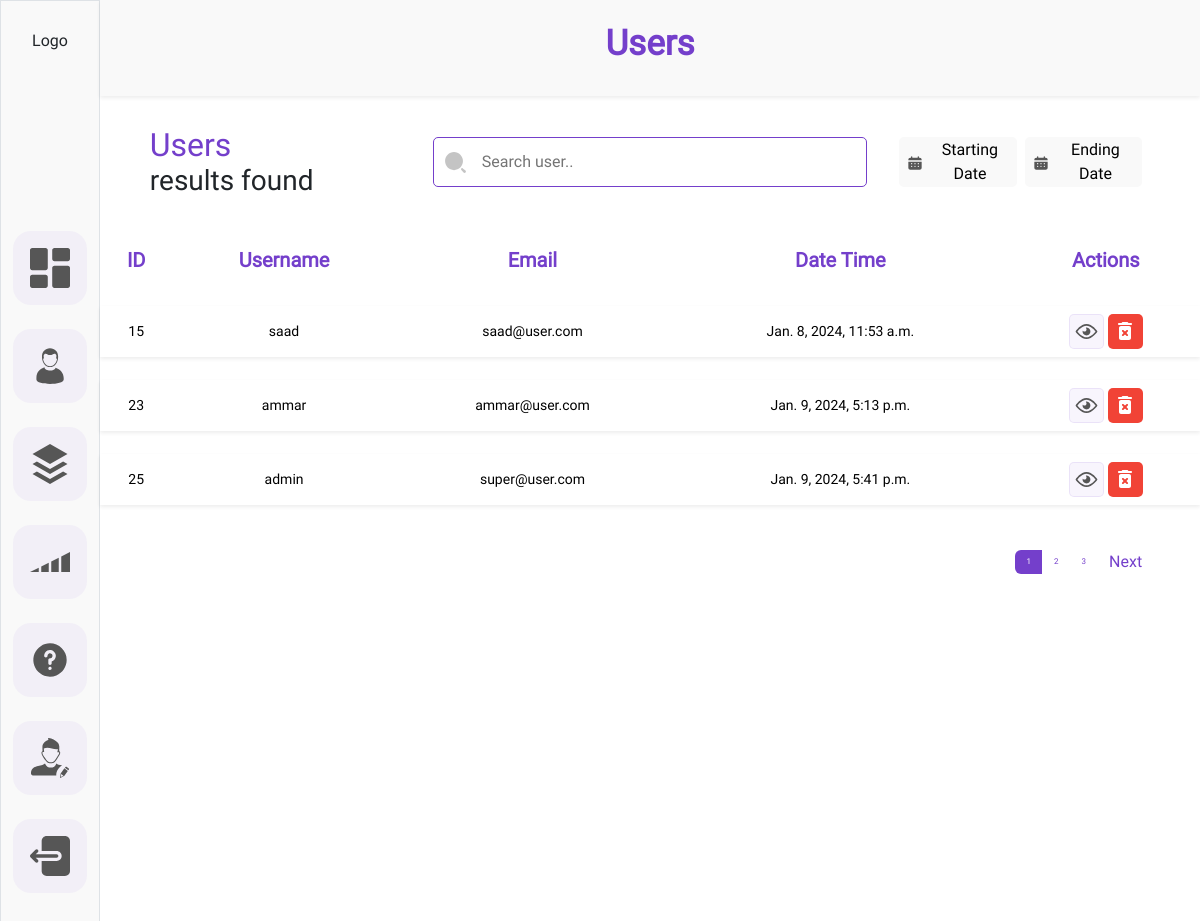
Page /admin-dashboard/users/ (signed in) on the committed database.
### customAuth/models.py (models this page shows)
class BaseModel(models.Model):
    created_at = models.DateTimeField(auto_now_add = True)
    updated_at = models.DateTimeField(auto_now = True)
    class Meta:
        abstract = True

class User(AbstractUser, BaseModel):
    username = None
    name = models.CharField(max_length = CharFieldSizes.XX_LARGE)
    email = models.EmailField(unique=True)
    profile_image = models.ImageField(upload_to="profile_images", default='profile1-blue.svg')
    USERNAME_FIELD = 'email'
    REQUIRED_FIELDS = []
    objects = UserManager()

### adminDashboard/views.py (the view)
# urls.py: path('users/', views.users, name='users'),
@login_required(login_url='login')
def users(request):
    search = request.GET.get('search-bar', None)
    start_date = request.GET.get('start_date', None)
    end_date = request.GET.get('end_date', None)
    context={
        'seachbar': search,
        'startdate': start_date,
        'enddate': end_date
    }
    records = User.objects.all()
    if start_date and end_date:
        records = records.filter(date_joined__range=(start_date, end_date))
    elif start_date:
        records = records.filter(date_joined__gte=start_date)
    elif end_date:
        records = records.filter(date_joined__lte=end_date)
    if search:
        records = records.filter(name__icontains=search)
    paginator = Paginator(records, 3)
    page = request.GET.get('page')
    try:
        records_within_range = paginator.page(page)
    except PageNotAnInteger:
        records_within_range = paginator.page(1)
    except EmptyPage:
        records_within_range = paginator.page(paginator.num_pages)
    context['users']= records_within_range
    return render(request, 'admin_dashboard/users.html', context)

### templates/admin_dashboard/users.html (shortened to what this page needs)
{% load static %}
<!DOCTYPE html>
<html lang="en">
  <head>
    <link
      href="https://cdn.jsdelivr.net/npm/bootstrap@5.3.2/dist/css/bootstrap.min.css"
      rel="stylesheet"
    />
    <link rel="stylesheet" href="{% static 'admin_dashboard/css/common.css'%}" />
    <link rel="stylesheet" href="{% static 'admin_dashboard/css/users.css'%}" />
  </head>
  <body>
    <div class="container-fluid">
      <div class="row">
        <div class="col-1 p-0 m-0 bg-sidebar border  ">
          <div class="d-flex flex-column align-items-center ">
            <div
              class="logo-height w-100 d-flex justify-content-center align-items-center "
            >
              <a class="text-decoration-none text-dark" href="#">Logo</a>
            </div>
            <div
              class="w-100 d-flex justify-content-center "
            >
              <div class="d-flex flex-column gap-4 nav-height margintop-nav">
                <div class="d-flex">
                  <a
                    class="nav-link rounded-border bg-color"
                    href="{% url 'dashboard'%}?id=0"
                    onclick="toggleActive(this)"
                  >
                  </a>
                </div>
                <div class="d-flex">
                  <a
                    class="nav-link rounded-border bg-color"
                    href="../html/users.html?id=1"
                    onclick="toggleActive(this)"
                  >
                  </a>
                </div>
                <div class="d-flex">
                  <a
                    class="nav-link rounded-border bg-color"
                    href="../html/category.html?id=2"
                    onclick="toggleActive(this)"
                  >
                  </a>
                </div>
                <div class="d-flex">
                  <a
                    class="nav-link rounded-border bg-color"
                    href="../html/level.html?id=3"
                    onclick="toggleActive(this)"
                  >
                    <svg
                      class="sidebar__link-icon def-color"
                      viewBox="0 0 40 40"
                      xmlns="http://www.w3.org/2000/svg"
                    >
                      <path d="M28.75 15.625L21.25 19.375V30H28.75V15.625Z" />
                      <path d="M11.25 30H18.75V20.625L11.25 24.375V30Z" />
                      <path d="M31.25 14.375V30H40V10L31.25 14.375Z" />
                      <path d="M8.75 25.625L0 30H8.75V25.625Z" />
                    </svg>
                  </a>
                </div>
                <div class="d-flex">
                  <a
                    class="nav-link rounded-border bg-color"
                    href="../html/question.html?id=4"
                    onclick="toggleActive(this)"
                  >
                  </a>
                </div>
                <div class="d-flex">
                  <a
                    class="nav-link rounded-border bg-color"
                    href="../html/profile.html?id=5"
                    onclick="toggleActive(this)"
                  >
                  </a>
                </div>
                <div class="d-flex">
                  <a
                    class="nav-link rounded-border bg-color"
                    href="../html/login.html?id=6"
                    onclick="toggleActive(this)"
                  >
                  </a>
                </div>
              </div>
            </div>
          </div>
        </div>
        <div class="col-11 h-100">
          <div class="row p-2 bg-sidebar heading-container-height shadow-sm">
            <div class="col d-flex justify-content-center align-items-center">
              <div class="">
                <h1 class="dashboard__heading">Users</h1>
              </div>
            </div>
          </div>
          <form id="searchForm" action="{% url 'users'%}">
          <div class="row justify-content-center margintop gap-2">
            <div class="col-3">
              <div class="">
                <div class="d-flex flex-column">
                  <div class="">
                    <h2 class="user-title m-0 p-0">Users</h2>
                  </div>
                  <div>
                    <h3 class="user-title-desc m-0 p-0">{{users_count}} results found</h3>
                  </div>
                </div>
              </div>
            </div>
            <div class="col-5 d-flex justify-content-center align-items-center">
              <div
                class="h-75 w-100 position-relative d-flex align-items-center"
              >
                  <div class="w-100 searchbar-height d-flex align-items-center">
                    <input
                      class="search-border search-border-search-btns w-100 h-100 ps-5 pe-3"
                      type="search"
                      name="search-bar"
                      id="searchInput"
                      {% if seachbar %}
                      value='{{seachbar}}'
                      {% else %}
                      value=''
                      {% endif %}
                      placeholder="Search user.."
                    />
                  </div>
                  <div class="position-absolute svg-position">
                  </div>
              </div>
            </div>
            <div
              class="col-3 d-flex justify-content-start align-items-center gap-2"
            >
              <div class="w-100">
                <button
                type='button'
                id='startDateBtn'
                value='{{startdate}}'
                data-target="datePickerButton1"
                  class="date-picker-button searchbar-height w-100 border-0 search-border-search-btns bg-sidebar d-flex justify-content-center align-items-center gap-2"
                >
                  <div class="">
                  </div>
                  {% if startdate %}
                  {{startdate}}
                  {% else %}
                  Starting Date
                  {% endif %}
                </button>
              </div>
              <div class="w-100">
                <button
                type='button'
                id='endDateBtn'
                data-target="datePickerButton2"
                  class=" date-picker-button searchbar-height w-100 border-0 search-border-search-btns bg-sidebar d-flex justify-content-center align-items-center gap-2"
                >
                  <div class="">
                  </div>
                  {% if enddate %}
                  {{enddate}}
                  {% else %}
                  Ending Date
                  {% endif %}
                </button>
              </div>
            </div>
          </div>
          </form>
          <div class="row justify-content-center mt-3">
            <div class="col p-0">
              <div class="">
                <div class="">
                  <table class="table table-hover table-borderless">
                    <thead>
                      <tr>
                        <th class="table-head">ID</th>
                        <th class="table-head">Username</th>
                        <th class="table-head">Email</th>
                        <th class="table-head">Date Time</th>
                        <th class="table-head">Actions</th>
                      </tr>
                    </thead>
                    <tbody>
                      {% if users %}
                        {% for user in users %}
                      <tr class="shadow-sm">
                        <td>{{user.id}}</td>
                        <td>{{user.name}}</td>
                        <td>{{user.email}}</td>
                        <td>{{user.date_joined}}</td>
                        <td>
                          <div
                            class="d-flex justify-content-center align-items-center gap-1"
                          >
                            <div class="">
                              <a class="action-btns action-btns-view" href="{% url 'user-details' pk=user.id%}">
                              </a>
                            </div>
                            <div class="">
                              <a class="action-btns action-btns-remove" href="#" data-bs-toggle="modal" data-bs-target="#user-successfully-delet-modal"  >
                              </a>
                            </div>
                          </div>
                        </td>
                      </tr>
                      {% endfor %}
                      {% endif %}
                    </tbody>
                  </table>
                </div>
              </div>
            </div>
          </div>
          <div class="row justify-content-center">
            <div class="col-11 d-flex justify-content-end p-0">
              <nav aria-label="Page navigation example">
                <ul class="pagination justify-content-end">
                  {% for page_num in users.paginator.page_range %}
                  <li class="page-item  d-flex justify-content-center align-items-center">
                    <a class="page-link border-0 {% if users.number == page_num %} custom_active {% endif %}" href="?page={{ page_num }}">{{ page_num }}</a>
                  </li>
                  {% endfor %}
                  {% if users.has_next %}
                  <li class="page-item">
                    <a class="page-link next border-0" href="?page={{ users.next_page_number }}">Next</a>
                  </li>
                  {% endif %}
                </ul>
              </nav>
            </div>
          </div>
        </div>
      </div>
    </div>
  </body>
</html>

### static/admin_dashboard/css/common.css (style rules this page uses)
body { margin: 0; padding: 0; box-sizing: border-box; font-family: Roboto; }
.sidebar__link-icon { width: 40px; height: 40px; }
.def-color { fill: #565656; }
.rounded-border { border-radius: 18px; }
.bg-color { background-color: rgba(116, 63, 203, 0.05); }
.bg-sidebar { background-color: #F9F9F9; }
.nav-link { padding: 17px; }
.logo-height { height: 10vh; }
.nav-height { height: 100vh; }
.dashboard__heading { font-size: 35px; color: #743FCB; font-weight: 700; }
.date-picker-button { padding: 8px; cursor: pointer; }

### static/admin_dashboard/css/users.css (style rules this page uses)
.heading-container-height { height: 12vh; }
.user-title { color: #743FCB; }
.margintop { margin-top: 30px; }
.nav-height { height: 100vh; }
.margintop-nav { margin: 150px; }
.searchbar-height { height: 50px; }
.svg-position { left: 10px; }
.svg-size { width: 25px; height: 25px; }
.search-border-search-btns { border-radius: 5px; }
.search-border { border: 1px solid #743FCB; }
.table { border-collapse: separate; border-spacing:0 23px; }
.table-head { font-size: 20px; color: #743FCB !important; text-align: center; }
td { text-align: center; vertical-align: middle; font-size: 14px; }
.action-btns { display: flex; justify-content: center; align-items: center; width: 35px; height: 35px; border-radius: 5px; }
.action-btns-view { border: 1px solid rgba(116, 63, 203, 0.10); background: rgba(116, 63, 203, 0.05); }
.action-btns-remove { background: #F14336; }
.page-link { font-size: 8px; color: #743FCB; }
.next { font-size: 16px; color: #743FCB !important; }
.custom_active { border: none; color: white; background-color: #743FCB ; }

### rows in the picture
User: id "15", name "saad", email "saad@user.com", date_joined "Jan. 8, 2024, 11:53 a.m."
User: id "23", name "ammar", email "ammar@user.com", date_joined "Jan. 9, 2024, 5:13 p.m."
User: id "25", name "admin", email "super@user.com", date_joined "Jan. 9, 2024, 5:41 p.m."

### other values in the picture
{{ page_num }} "1" "2" "3"
